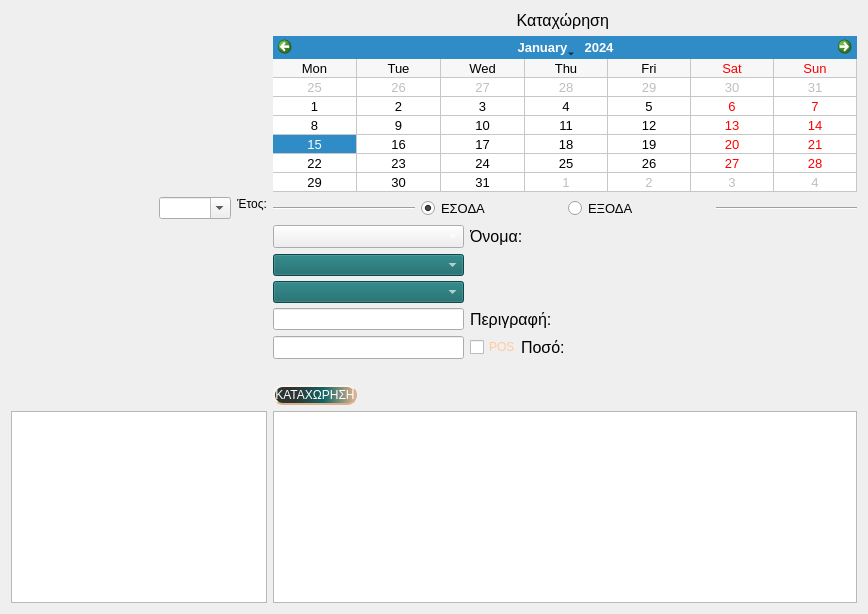
     <widget class="QWidget" name="econ_page">
      <layout class="QGridLayout" name="gridLayout_2">
       <item row="0" column="0">
        <layout class="QVBoxLayout" name="verticalLayout">
         <item>
          <widget class="QFrame" name="chart_all_fm">
           <property name="sizePolicy">
            <sizepolicy hsizetype="Expanding" vsizetype="Expanding">
             <horstretch>0</horstretch>
             <verstretch>0</verstretch>
            </sizepolicy>
           </property>
           <property name="frameShape">
            <enum>QFrame::NoFrame</enum>
           </property>
           <property name="frameShadow">
            <enum>QFrame::Plain</enum>
           </property>
          </widget>
         </item>
         <item>
          <layout class="QHBoxLayout" name="horizontalLayout_8">
           <item>
            <spacer name="horizontalSpacer_4">
             <property name="orientation">
              <enum>Qt::Horizontal</enum>
             </property>
             <property name="sizeHint" stdset="0">
              <size>
               <width>40</width>
               <height>20</height>
              </size>
             </property>
            </spacer>
           </item>
           <item>
            <widget class="QComboBox" name="chart_years_ccb">
             <property name="layoutDirection">
              <enum>Qt::LeftToRight</enum>
             </property>
             <property name="editable">
              <bool>true</bool>
             </property>
            </widget>
           </item>
           <item>
            <widget class="QLabel" name="label_49">
             <property name="font">
              <font>
               <pointsize>9</pointsize>
              </font>
             </property>
             <property name="styleSheet">
              <string notr="true">color:  '#ffcb9a';</string>
             </property>
             <property name="text">
              <string>Έτος:</string>
             </property>
             <property name="alignment">
              <set>Qt::AlignHCenter|Qt::AlignTop</set>
             </property>
            </widget>
           </item>
          </layout>
         </item>
         <item>
          <widget class="QFrame" name="chart_one_fm">
           <property name="sizePolicy">
            <sizepolicy hsizetype="Expanding" vsizetype="Expanding">
             <horstretch>0</horstretch>
             <verstretch>0</verstretch>
            </sizepolicy>
           </property>
           <property name="contextMenuPolicy">
            <enum>Qt::DefaultContextMenu</enum>
           </property>
           <property name="layoutDirection">
            <enum>Qt::RightToLeft</enum>
           </property>
           <property name="frameShape">
            <enum>QFrame::NoFrame</enum>
           </property>
           <property name="frameShadow">
            <enum>QFrame::Plain</enum>
           </property>
          </widget>
         </item>
        </layout>
       </item>
       <item row="1" column="1">
        <widget class="QTreeView" name="eco_treeview">
         <property name="sizePolicy">
          <sizepolicy hsizetype="Expanding" vsizetype="Expanding">
           <horstretch>0</horstretch>
           <verstretch>0</verstretch>
          </sizepolicy>
         </property>
         <property name="layoutDirection">
          <enum>Qt::LeftToRight</enum>
         </property>
         <property name="styleSheet">
          <string notr="true">QAbstractItemView QHeaderView {
    show-decoration-selected: 0;
    background: transparent;
}
QAbstractItemView::section QHeaderView::section {
    show-decoration-selected: 0;
    background: transparent;
	color: rgb(247, 196, 149);
	font: 700 italic 9pt &quot;Segoe UI&quot;;
}</string>
         </property>
        </widget>
       </item>
       <item row="0" column="1">
        <layout class="QVBoxLayout" name="add_eco_layout">
         <item>
          <widget class="QLabel" name="label_5">
           <property name="font">
            <font>
             <pointsize>12</pointsize>
            </font>
           </property>
           <property name="styleSheet">
            <string notr="true">color:  '#ffcb9a';</string>
           </property>
           <property name="text">
            <string>Καταχώρηση </string>
           </property>
           <property name="alignment">
            <set>Qt::AlignCenter</set>
           </property>
          </widget>
         </item>
         <item>
          <widget class="QCalendarWidget" name="calendarWidget">
           <property name="font">
            <font>
             <pointsize>10</pointsize>
            </font>
           </property>
           <property name="layoutDirection">
            <enum>Qt::LeftToRight</enum>
           </property>
           <property name="styleSheet">
            <string notr="true">color:  '#ffcb9a';</string>
           </property>
           <property name="gridVisible">
            <bool>true</bool>
           </property>
           <property name="horizontalHeaderFormat">
            <enum>QCalendarWidget::ShortDayNames</enum>
           </property>
           <property name="verticalHeaderFormat">
            <enum>QCalendarWidget::NoVerticalHeader</enum>
           </property>
           <property name="navigationBarVisible">
            <bool>true</bool>
           </property>
           <property name="dateEditEnabled">
            <bool>true</bool>
           </property>
          </widget>
         </item>
         <item>
          <layout class="QHBoxLayout" name="horizontalLayout_5">
           <property name="spacing">
            <number>6</number>
           </property>
           <property name="sizeConstraint">
            <enum>QLayout::SetDefaultConstraint</enum>
           </property>
           <item>
            <widget class="Line" name="line_25">
             <property name="orientation">
              <enum>Qt::Horizontal</enum>
             </property>
            </widget>
           </item>
           <item>
            <widget class="QRadioButton" name="inocme_rb">
             <property name="font">
              <font>
               <pointsize>10</pointsize>
              </font>
             </property>
             <property name="styleSheet">
              <string notr="true">color:  '#ffcb9a';</string>
             </property>
             <property name="text">
              <string>ΕΣΟΔΑ</string>
             </property>
             <property name="checked">
              <bool>true</bool>
             </property>
            </widget>
           </item>
           <item>
            <widget class="QRadioButton" name="outcome_rb">
             <property name="font">
              <font>
               <pointsize>10</pointsize>
              </font>
             </property>
             <property name="contextMenuPolicy">
              <enum>Qt::DefaultContextMenu</enum>
             </property>
             <property name="styleSheet">
              <string notr="true">color:  '#ffcb9a';</string>
             </property>
             <property name="text">
              <string>ΕΞΟΔΑ</string>
             </property>
             <property name="checked">
              <bool>false</bool>
             </property>
            </widget>
           </item>
           <item>
            <widget class="Line" name="line_24">
             <property name="orientation">
              <enum>Qt::Horizontal</enum>
             </property>
            </widget>
           </item>
          </layout>
         </item>
         <item>
          <layout class="QHBoxLayout" name="horizontalLayout_7">
           <item>
            <widget class="QComboBox" name="eco_name_cbb">
             <property name="minimumSize">
              <size>
               <width>191</width>
               <height>0</height>
              </size>
             </property>
             <property name="maximumSize">
              <size>
               <width>191</width>
               <height>16777215</height>
              </size>
             </property>
             <property name="font">
              <font>
               <pointsize>10</pointsize>
              </font>
             </property>
             <property name="layoutDirection">
              <enum>Qt::LeftToRight</enum>
             </property>
             <property name="styleSheet">
              <string notr="true">color: rgb(255, 255, 255);</string>
             </property>
            </widget>
           </item>
           <item>
            <widget class="QLabel" name="label_8">
             <property name="font">
              <font>
               <pointsize>12</pointsize>
              </font>
             </property>
             <property name="styleSheet">
              <string notr="true">color:  '#ffcb9a';</string>
             </property>
             <property name="text">
              <string>Όνομα:</string>
             </property>
             <property name="alignment">
              <set>Qt::AlignLeading|Qt::AlignLeft|Qt::AlignVCenter</set>
             </property>
            </widget>
           </item>
          </layout>
         </item>
         <item>
          <layout class="QGridLayout" name="gridLayout">
           <property name="sizeConstraint">
            <enum>QLayout::SetNoConstraint</enum>
           </property>
           <property name="verticalSpacing">
            <number>5</number>
           </property>
           <item row="2" column="0">
            <widget class="QLineEdit" name="eco_descr">
             <property name="maximumSize">
              <size>
               <width>191</width>
               <height>16777215</height>
              </size>
             </property>
             <property name="styleSheet">
              <string notr="true">QLineEdit:enabled{
color: rgb(255, 255, 255);
}
QLineEdit:disabled {
border: 1px solid #2c3531;;
}</string>
             </property>
            </widget>
           </item>
           <item row="1" column="0">
            <widget class="QComboBox" name="eco_sub_cbb">
             <property name="minimumSize">
              <size>
               <width>132</width>
               <height>0</height>
              </size>
             </property>
             <property name="palette">
              <palette>
               <active>
                <colorrole role="WindowText">
                 <brush brushstyle="SolidPattern">
                  <color alpha="255">
                   <red>255</red>
                   <green>255</green>
                   <blue>255</blue>
                  </color>
                 </brush>
                </colorrole>
                <colorrole role="Button">
                 <brush brushstyle="SolidPattern">
                  <color alpha="255">
                   <red>17</red>
                   <green>100</green>
                   <blue>102</blue>
                  </color>
                 </brush>
                </colorrole>
                <colorrole role="Text">
                 <brush brushstyle="SolidPattern">
                  <color alpha="255">
                   <red>255</red>
                   <green>255</green>
                   <blue>255</blue>
                  </color>
                 </brush>
                </colorrole>
                <colorrole role="ButtonText">
                 <brush brushstyle="SolidPattern">
                  <color alpha="255">
                   <red>255</red>
                   <green>255</green>
                   <blue>255</blue>
                  </color>
                 </brush>
                </colorrole>
                <colorrole role="Base">
                 <brush brushstyle="SolidPattern">
                  <color alpha="255">
                   <red>17</red>
                   <green>100</green>
                   <blue>102</blue>
                  </color>
                 </brush>
                </colorrole>
                <colorrole role="Window">
                 <brush brushstyle="SolidPattern">
                  <color alpha="255">
                   <red>17</red>
                   <green>100</green>
                   <blue>102</blue>
                  </color>
                 </brush>
                </colorrole>
                <colorrole role="PlaceholderText">
                 <brush brushstyle="SolidPattern">
                  <color alpha="255">
                   <red>255</red>
                   <green>255</green>
                   <blue>255</blue>
                  </color>
                 </brush>
                </colorrole>
               </active>
               <inactive>
                <colorrole role="WindowText">
                 <brush brushstyle="SolidPattern">
                  <color alpha="255">
                   <red>255</red>
                   <green>255</green>
                   <blue>255</blue>
                  </color>
                 </brush>
                </colorrole>
                <colorrole role="Button">
                 <brush brushstyle="SolidPattern">
                  <color alpha="255">
                   <red>17</red>
                   <green>100</green>
                   <blue>102</blue>
                  </color>
                 </brush>
                </colorrole>
                <colorrole role="Text">
                 <brush brushstyle="SolidPattern">
                  <color alpha="255">
                   <red>255</red>
                   <green>255</green>
                   <blue>255</blue>
                  </color>
                 </brush>
                </colorrole>
                <colorrole role="ButtonText">
                 <brush brushstyle="SolidPattern">
                  <color alpha="255">
                   <red>255</red>
                   <green>255</green>
                   <blue>255</blue>
                  </color>
                 </brush>
                </colorrole>
                <colorrole role="Base">
                 <brush brushstyle="SolidPattern">
                  <color alpha="255">
                   <red>17</red>
                   <green>100</green>
                   <blue>102</blue>
                  </color>
                 </brush>
                </colorrole>
                <colorrole role="Window">
                 <brush brushstyle="SolidPattern">
                  <color alpha="255">
                   <red>17</red>
                   <green>100</green>
                   <blue>102</blue>
                  </color>
                 </brush>
                </colorrole>
                <colorrole role="PlaceholderText">
                 <brush brushstyle="SolidPattern">
                  <color alpha="255">
                   <red>255</red>
                   <green>255</green>
                   <blue>255</blue>
                  </color>
                 </brush>
                </colorrole>
               </inactive>
               <disabled>
                <colorrole role="WindowText">
                 <brush brushstyle="SolidPattern">
                  <color alpha="255">
                   <red>44</red>
                   <green>53</green>
                   <blue>49</blue>
                  </color>
                 </brush>
                </colorrole>
                <colorrole role="Button">
                 <brush brushstyle="SolidPattern">
                  <color alpha="255">
                   <red>17</red>
                   <green>100</green>
                   <blue>102</blue>
                  </color>
                 </brush>
                </colorrole>
                <colorrole role="Text">
                 <brush brushstyle="SolidPattern">
                  <color alpha="255">
                   <red>44</red>
                   <green>53</green>
                   <blue>49</blue>
                  </color>
                 </brush>
                </colorrole>
                <colorrole role="ButtonText">
                 <brush brushstyle="SolidPattern">
                  <color alpha="255">
                   <red>44</red>
                   <green>53</green>
                   <blue>49</blue>
                  </color>
                 </brush>
                </colorrole>
                <colorrole role="Base">
                 <brush brushstyle="SolidPattern">
                  <color alpha="255">
                   <red>17</red>
                   <green>100</green>
                   <blue>102</blue>
                  </color>
                 </brush>
                </colorrole>
                <colorrole role="Window">
                 <brush brushstyle="SolidPattern">
                  <color alpha="255">
                   <red>17</red>
                   <green>100</green>
                   <blue>102</blue>
                  </color>
                 </brush>
                </colorrole>
                <colorrole role="PlaceholderText">
                 <brush brushstyle="SolidPattern">
                  <color alpha="255">
                   <red>44</red>
                   <green>53</green>
                   <blue>49</blue>
                  </color>
                 </brush>
                </colorrole>
               </disabled>
              </palette>
             </property>
             <property name="layoutDirection">
              <enum>Qt::LeftToRight</enum>
             </property>
             <property name="styleSheet">
              <string notr="true">QComboBox:enabled{
color: rgb(255, 255, 255);
}
QComboBox:disabled {
color: &quot;#2c3531&quot;;
}</string>
             </property>
            </widget>
           </item>
           <item row="2" column="1">
            <widget class="QLabel" name="label_48">
             <property name="font">
              <font>
               <pointsize>12</pointsize>
              </font>
             </property>
             <property name="styleSheet">
              <string notr="true">color:  '#ffcb9a';</string>
             </property>
             <property name="text">
              <string>Περιγραφή:</string>
             </property>
             <property name="alignment">
              <set>Qt::AlignLeading|Qt::AlignLeft|Qt::AlignVCenter</set>
             </property>
            </widget>
           </item>
           <item row="0" column="0">
            <widget class="QComboBox" name="eco_gen_cbb">
             <property name="minimumSize">
              <size>
               <width>132</width>
               <height>0</height>
              </size>
             </property>
             <property name="palette">
              <palette>
               <active>
                <colorrole role="WindowText">
                 <brush brushstyle="SolidPattern">
                  <color alpha="255">
                   <red>255</red>
                   <green>255</green>
                   <blue>255</blue>
                  </color>
                 </brush>
                </colorrole>
                <colorrole role="Button">
                 <brush brushstyle="SolidPattern">
                  <color alpha="255">
                   <red>17</red>
                   <green>100</green>
                   <blue>102</blue>
                  </color>
                 </brush>
                </colorrole>
                <colorrole role="Text">
                 <brush brushstyle="SolidPattern">
                  <color alpha="255">
                   <red>255</red>
                   <green>255</green>
                   <blue>255</blue>
                  </color>
                 </brush>
                </colorrole>
                <colorrole role="ButtonText">
                 <brush brushstyle="SolidPattern">
                  <color alpha="255">
                   <red>255</red>
                   <green>255</green>
                   <blue>255</blue>
                  </color>
                 </brush>
                </colorrole>
                <colorrole role="Base">
                 <brush brushstyle="SolidPattern">
                  <color alpha="255">
                   <red>17</red>
                   <green>100</green>
                   <blue>102</blue>
                  </color>
                 </brush>
                </colorrole>
                <colorrole role="Window">
                 <brush brushstyle="SolidPattern">
                  <color alpha="255">
                   <red>17</red>
                   <green>100</green>
                   <blue>102</blue>
                  </color>
                 </brush>
                </colorrole>
                <colorrole role="PlaceholderText">
                 <brush brushstyle="SolidPattern">
                  <color alpha="255">
                   <red>255</red>
                   <green>255</green>
                   <blue>255</blue>
                  </color>
                 </brush>
                </colorrole>
               </active>
               <inactive>
                <colorrole role="WindowText">
                 <brush brushstyle="SolidPattern">
                  <color alpha="255">
                   <red>255</red>
                   <green>255</green>
                   <blue>255</blue>
                  </color>
                 </brush>
                </colorrole>
                <colorrole role="Button">
                 <brush brushstyle="SolidPattern">
                  <color alpha="255">
                   <red>17</red>
                   <green>100</green>
                   <blue>102</blue>
                  </color>
                 </brush>
                </colorrole>
                <colorrole role="Text">
                 <brush brushstyle="SolidPattern">
                  <color alpha="255">
                   <red>255</red>
                   <green>255</green>
                   <blue>255</blue>
                  </color>
                 </brush>
                </colorrole>
                <colorrole role="ButtonText">
                 <brush brushstyle="SolidPattern">
                  <color alpha="255">
                   <red>255</red>
                   <green>255</green>
                   <blue>255</blue>
                  </color>
                 </brush>
                </colorrole>
                <colorrole role="Base">
                 <brush brushstyle="SolidPattern">
                  <color alpha="255">
                   <red>17</red>
                   <green>100</green>
                   <blue>102</blue>
                  </color>
                 </brush>
                </colorrole>
                <colorrole role="Window">
                 <brush brushstyle="SolidPattern">
                  <color alpha="255">
                   <red>17</red>
                   <green>100</green>
                   <blue>102</blue>
                  </color>
                 </brush>
                </colorrole>
                <colorrole role="PlaceholderText">
                 <brush brushstyle="SolidPattern">
                  <color alpha="255">
                   <red>255</red>
                   <green>255</green>
                   <blue>255</blue>
                  </color>
                 </brush>
                </colorrole>
               </inactive>
               <disabled>
                <colorrole role="WindowText">
                 <brush brushstyle="SolidPattern">
                  <color alpha="255">
                   <red>44</red>
                   <green>53</green>
                   <blue>49</blue>
                  </color>
                 </brush>
                </colorrole>
                <colorrole role="Button">
                 <brush brushstyle="SolidPattern">
                  <color alpha="255">
                   <red>17</red>
                   <green>100</green>
                   <blue>102</blue>
                  </color>
                 </brush>
                </colorrole>
                <colorrole role="Text">
                 <brush brushstyle="SolidPattern">
                  <color alpha="255">
                   <red>44</red>
                   <green>53</green>
                   <blue>49</blue>
                  </color>
                 </brush>
                </colorrole>
                <colorrole role="ButtonText">
                 <brush brushstyle="SolidPattern">
                  <color alpha="255">
                   <red>44</red>
                   <green>53</green>
                   <blue>49</blue>
                  </color>
                 </brush>
                </colorrole>
                <colorrole role="Base">
                 <brush brushstyle="SolidPattern">
                  <color alpha="255">
                   <red>17</red>
                   <green>100</green>
                   <blue>102</blue>
                  </color>
                 </brush>
                </colorrole>
                <colorrole role="Window">
                 <brush brushstyle="SolidPattern">
                  <color alpha="255">
                   <red>17</red>
                   <green>100</green>
                   <blue>102</blue>
                  </color>
                 </brush>
                </colorrole>
                <colorrole role="PlaceholderText">
                 <brush brushstyle="SolidPattern">
                  <color alpha="255">
                   <red>44</red>
                   <green>53</green>
                   <blue>49</blue>
                  </color>
                 </brush>
                </colorrole>
               </disabled>
              </palette>
             </property>
             <property name="layoutDirection">
              <enum>Qt::LeftToRight</enum>
             </property>
             <property name="styleSheet">
              <string notr="true">QComboBox:enabled{
color: rgb(255, 255, 255);
}
QComboBox:disabled {
color: &quot;#2c3531&quot;;
}</string>
             </property>
            </widget>
           </item>
          </layout>
         </item>
         <item>
          <layout class="QHBoxLayout" name="horizontalLayout_9">
           <item>
            <widget class="QLineEdit" name="pay_amount_tb">
             <property name="minimumSize">
              <size>
               <width>191</width>
               <height>0</height>
              </size>
             </property>
             <property name="maximumSize">
              <size>
               <width>191</width>
               <height>16777215</height>
              </size>
             </property>
             <property name="font">
              <font>
               <pointsize>10</pointsize>
              </font>
             </property>
             <property name="styleSheet">
              <string notr="true">QLineEdit:enabled{
color: rgb(255, 255, 255);
}
QLineEdit:disabled {
border: 1px solid #2c3531;;
}</string>
             </property>
             <property name="inputMask">
              <string/>
             </property>
             <property name="text">
              <string/>
             </property>
             <property name="alignment">
              <set>Qt::AlignHCenter|Qt::AlignTop</set>
             </property>
            </widget>
           </item>
           <item>
            <widget class="QCheckBox" name="pos_chechbox">
             <property name="maximumSize">
              <size>
               <width>45</width>
               <height>16777215</height>
              </size>
             </property>
             <property name="autoFillBackground">
              <bool>false</bool>
             </property>
             <property name="styleSheet">
              <string notr="true">color: rgb(255, 203, 154);
</string>
             </property>
             <property name="text">
              <string>POS:</string>
             </property>
            </widget>
           </item>
           <item>
            <widget class="QLabel" name="label_50">
             <property name="minimumSize">
              <size>
               <width>30</width>
               <height>0</height>
              </size>
             </property>
             <property name="font">
              <font>
               <pointsize>12</pointsize>
              </font>
             </property>
             <property name="styleSheet">
              <string notr="true">color:  '#ffcb9a';</string>
             </property>
             <property name="text">
              <string>Ποσό:</string>
             </property>
             <property name="alignment">
              <set>Qt::AlignLeading|Qt::AlignLeft|Qt::AlignVCenter</set>
             </property>
            </widget>
           </item>
          </layout>
         </item>
         <item>
          <widget class="QLabel" name="add_eco_lb">
           <property name="styleSheet">
            <string notr="true">color: rgb(80, 27, 29);</string>
           </property>
           <property name="text">
            <string/>
           </property>
           <property name="alignment">
            <set>Qt::AlignCenter</set>
           </property>
          </widget>
         </item>
         <item>
          <layout class="QHBoxLayout" name="horizontalLayout_10">
           <item>
            <widget class="QPushButton" name="add_erco_btn">
             <property name="sizePolicy">
              <sizepolicy hsizetype="Preferred" vsizetype="Preferred">
               <horstretch>0</horstretch>
               <verstretch>0</verstretch>
              </sizepolicy>
             </property>
             <property name="styleSheet">
              <string notr="true">QPushButton:enabled{
background-color: qlineargradient(spread:pad, x1:0, y1:0, x2:1, y2:0, stop:0.261364 rgba(44, 53, 50, 255), stop:0.602273 rgba(17, 100, 102, 255), stop:0.98 rgba(217, 176, 140, 255), stop:1 rgba(0, 0, 0, 0));
color: rgb(255, 255, 255);
border: 2px  #D9B08C;
border-radius: 10px;
border-style: outset;}
QPushButton:disabled{
background-color: qlineargradient(spread:pad, x1:0, y1:0, x2:1, y2:0, stop:0.261364 rgba(44, 53, 50, 255), stop:0.602273 rgba(17, 100, 102, 255),
stop:0.98 rgba(217, 176, 140, 255),
stop:1 rgba(0, 0, 0, 0));
color: rgb(109, 109, 109);
border: 2px  #D9B08C;
border-radius: 10px;
border-style: outset;}
</string>
             </property>
             <property name="text">
              <string>ΚΑΤΑΧΩΡΗΣΗ</string>
             </property>
            </widget>
           </item>
           <item>
            <spacer name="horizontalSpacer_5">
             <property name="orientation">
              <enum>Qt::Horizontal</enum>
             </property>
             <property name="sizeType">
              <enum>QSizePolicy::Fixed</enum>
             </property>
             <property name="sizeHint" stdset="0">
              <size>
               <width>500</width>
               <height>20</height>
              </size>
             </property>
            </spacer>
           </item>
          </layout>
         </item>
        </layout>
       </item>
       <item row="1" column="0">
        <widget class="QTreeView" name="eco_treeview_analy">
         <property name="sizePolicy">
          <sizepolicy hsizetype="Expanding" vsizetype="Expanding">
           <horstretch>0</horstretch>
           <verstretch>0</verstretch>
          </sizepolicy>
         </property>
         <property name="layoutDirection">
          <enum>Qt::LeftToRight</enum>
         </property>
         <property name="styleSheet">
          <string notr="true">QAbstractItemView QHeaderView {
    show-decoration-selected: 0;
    background: transparent;
}
QAbstractItemView::section QHeaderView::section {
    show-decoration-selected: 0;
    background: transparent;
	color: rgb(247, 196, 149);
	font: 700 italic 9pt &quot;Segoe UI&quot;;
}</string>
         </property>
        </widget>
       </item>
      </layout>
      <zorder></zorder>
      <zorder>eco_treeview_analy</zorder>
      <zorder>eco_treeview</zorder>
     </widget>
